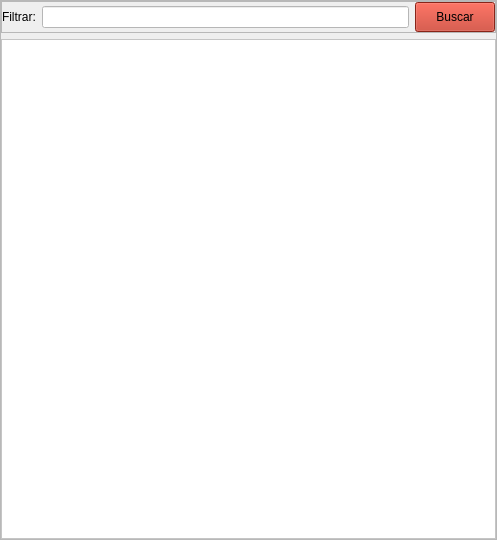
           <widget class="QFrame" name="frame_5">
            <property name="styleSheet">
             <string notr="true"/>
            </property>
            <property name="frameShape">
             <enum>QFrame::StyledPanel</enum>
            </property>
            <property name="frameShadow">
             <enum>QFrame::Raised</enum>
            </property>
            <layout class="QVBoxLayout" name="verticalLayout_3">
             <property name="spacing">
              <number>6</number>
             </property>
             <property name="leftMargin">
              <number>0</number>
             </property>
             <property name="topMargin">
              <number>0</number>
             </property>
             <property name="rightMargin">
              <number>0</number>
             </property>
             <property name="bottomMargin">
              <number>0</number>
             </property>
             <item>
              <widget class="QFrame" name="frame_6">
               <property name="styleSheet">
                <string notr="true"/>
               </property>
               <property name="frameShape">
                <enum>QFrame::StyledPanel</enum>
               </property>
               <property name="frameShadow">
                <enum>QFrame::Raised</enum>
               </property>
               <layout class="QHBoxLayout" name="horizontalLayout_3">
                <property name="spacing">
                 <number>6</number>
                </property>
                <property name="leftMargin">
                 <number>0</number>
                </property>
                <property name="topMargin">
                 <number>0</number>
                </property>
                <property name="rightMargin">
                 <number>0</number>
                </property>
                <property name="bottomMargin">
                 <number>0</number>
                </property>
                <item>
                 <widget class="QLabel" name="label_5">
                  <property name="minimumSize">
                   <size>
                    <width>0</width>
                    <height>30</height>
                   </size>
                  </property>
                  <property name="styleSheet">
                   <string notr="true">font: 13px &quot;Arial Rounded MT Bold&quot;;</string>
                  </property>
                  <property name="text">
                   <string>Filtrar:</string>
                  </property>
                 </widget>
                </item>
                <item>
                 <widget class="QLineEdit" name="lineEditBuscar">
                  <property name="minimumSize">
                   <size>
                    <width>0</width>
                    <height>5</height>
                   </size>
                  </property>
                  <property name="maximumSize">
                   <size>
                    <width>11111111</width>
                    <height>16777215</height>
                   </size>
                  </property>
                  <property name="styleSheet">
                   <string notr="true">background-color: rgb(255, 255, 255);
font: 75 11pt &quot;Arial&quot;;</string>
                  </property>
                 </widget>
                </item>
                <item>
                 <widget class="QPushButton" name="btnBuscar">
                  <property name="minimumSize">
                   <size>
                    <width>0</width>
                    <height>30</height>
                   </size>
                  </property>
                  <property name="cursor">
                   <cursorShape>PointingHandCursor</cursorShape>
                  </property>
                  <property name="styleSheet">
                   <string notr="true">QPushButton{
background-color: #c03221;
}

QPushButton:hover{
	background-color: rgb(171, 43, 29);
}
</string>
                  </property>
                  <property name="text">
                   <string>Buscar</string>
                  </property>
                  <property name="icon">
                   <iconset>
                    <normaloff>procurar.png</normaloff>procurar.png</iconset>
                  </property>
                 </widget>
                </item>
               </layout>
              </widget>
             </item>
             <item>
              <widget class="QTableWidget" name="tableWidgetBuscar">
               <property name="minimumSize">
                <size>
                 <width>495</width>
                 <height>500</height>
                </size>
               </property>
               <property name="styleSheet">
                <string notr="true">background-color: rgb(255, 255, 255);
color:white;
</string>
               </property>
              </widget>
             </item>
            </layout>
           </widget>
